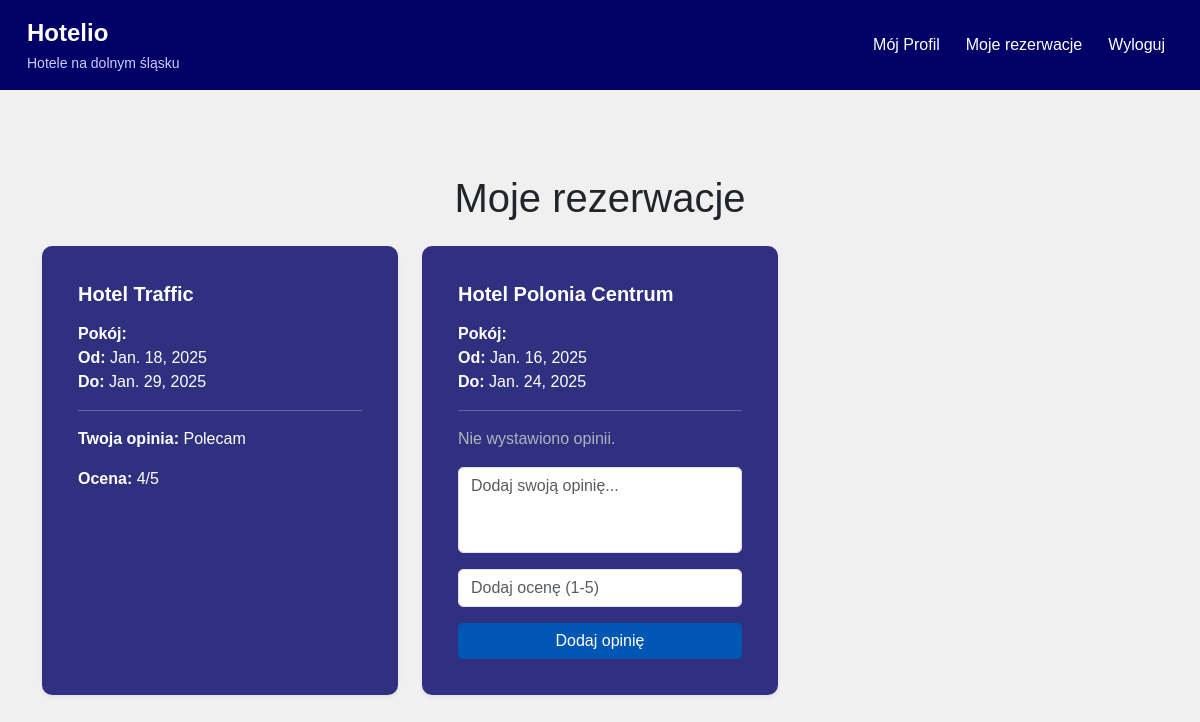
/my-reservations/ (signed in), run on an earlier commit of the app's database.
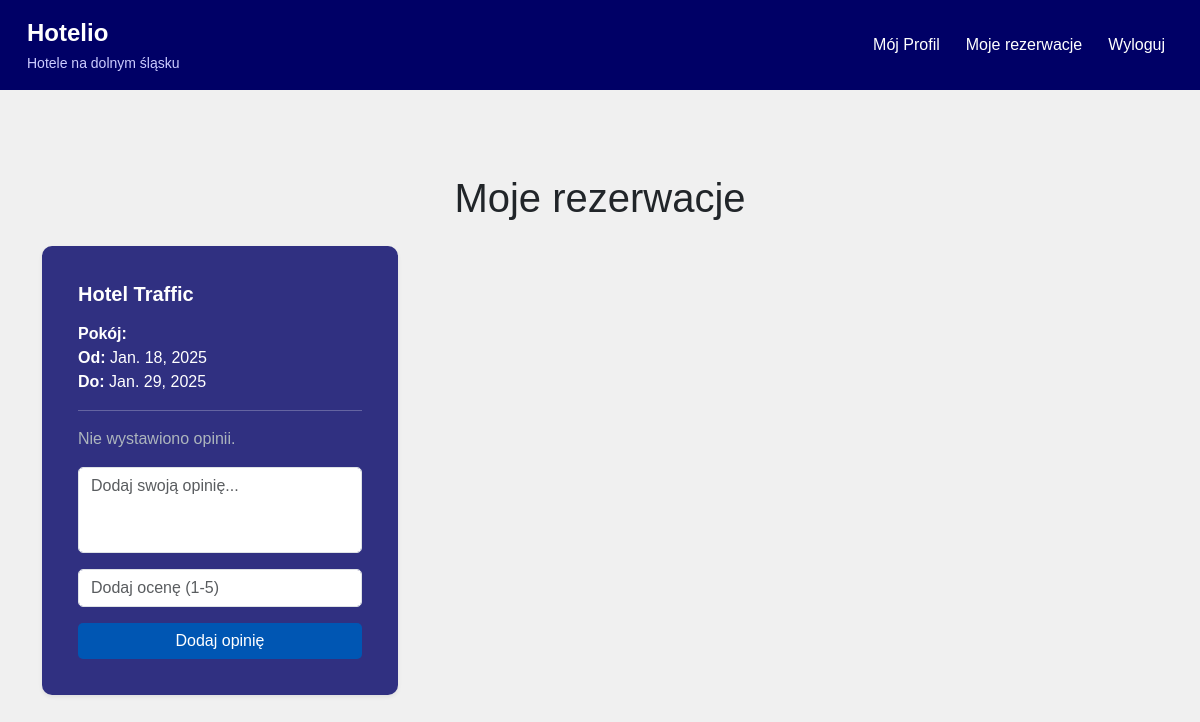
And on a later commit of the database.
### Hotelio/models.py (models this page shows, shortened)
class Reservation(models.Model):
    hotel = models.ForeignKey(Hotel, on_delete=models.CASCADE, related_name='reservations')
    user = models.ForeignKey(User, on_delete=models.CASCADE)
    check_in = models.DateField()
    check_out = models.DateField()
    guests = models.PositiveIntegerField()
    review_text = models.TextField(blank=True, null=True)
    rating = models.IntegerField(blank=True, null=True)

class Hotel(models.Model):
    name = models.CharField(max_length=255)
    description = models.TextField()
    price_per_night = models.DecimalField(max_digits=8, decimal_places=2)
    city = models.CharField(max_length=100, null=True, blank=True)
    image = models.ImageField(upload_to='media/hotel_images', default='media/hotel_images/hotelrelax.jpeg')
    image2 = models.ImageField(upload_to='media/hotel_images', default='media/hotel_images/hotelrelax.jpeg')
    image3 = models.ImageField(upload_to='media/hotel_images', default='media/hotel_images/hotelrelax.jpeg')
    image4 = models.ImageField(upload_to='media/hotel_images', default='media/hotel_images/hotelrelax.jpeg')
    created_at = models.DateTimeField(auto_now_add=True, null=True)
    amenities = models.TextField(default="brak udogodnień")
    rating = models.FloatField(default=0.0)
    address = models.CharField(max_length=255, null=True, blank=True)
    map = models.URLField(blank=True, null=True)
    sale_price = models.DecimalField(max_digits=8, decimal_places=2, null=True, blank=True)
    promo = models.BooleanField(default=False)
    def __str__(self):
        return self.name

### Hotelio/views.py (the view)
# urls.py: path('my-reservations/', views.my_reservations, name='my_reservations'),
@login_required
def my_reservations(request):
    reservations = Reservation.objects.filter(user=request.user)
    if request.method == "POST":
        form = ReviewForm(request.POST)
        if form.is_valid():
            reservation_id = form.cleaned_data['reservation_id']
            review_text = form.cleaned_data['review_text']
            rating = form.cleaned_data['rating']
            reservation = Reservation.objects.get(id=reservation_id, user=request.user)
            reservation.review_text = review_text
            reservation.rating = rating
            reservation.save()
            return redirect('my_reservations')
    else:
        form = ReviewForm()
    context = {
        'reservations': reservations,
        'form': form,
    }
    return render(request, 'hotels/my_reservations.html', context)

### Hotelio/forms.py
class ReviewForm(forms.Form):
    reservation_id = forms.IntegerField(widget=forms.HiddenInput)
    review_text = forms.CharField(
        label="Opinia",
        widget=forms.Textarea(attrs={'class': 'form-control', 'rows': 3}),
        required=True
    )
    rating = forms.IntegerField(
        label="Ocena (1-5)",
        widget=forms.NumberInput(attrs={'class': 'form-control'}),
        min_value=1,
        max_value=5,
        required=True
    )

### Hotelio/templates/hotels/my_reservations.html (shortened to what this page needs)
{% extends 'base.html' %}
{% block content %}
<div class="container mt-5">
    <h1 class="text-center mb-4">Moje rezerwacje</h1>
    <div class="row justify-content-start g-4">
        {% for reservation in reservations %}
        <div class="col-12 col-md-6 col-lg-4">
            <div class="card h-100 border-light shadow-sm" style="border-radius: 10px;">
                <div class="card-body">
                    <h5 class="fw-bold mb-3">{{ reservation.hotel }}</h5>
                    <p class="mb-2">
                        <strong>Pokój:</strong> {{ reservation.room_number }}<br>
                        <strong>Od:</strong> {{ reservation.check_in }}<br>
                        <strong>Do:</strong> {{ reservation.check_out }}
                    </p>
                    <hr>
                    <div class="mb-3">
                        {% if reservation.review_text %}
                            <p><strong>Twoja opinia:</strong> {{ reservation.review_text }}</p>
                            <p><strong>Ocena:</strong> {{ reservation.rating }}/5</p>
                        {% else %}
                            <p class="text" style="color: #adb5bd;">Nie wystawiono opinii.</p>
                        {% endif %}
                    </div>
                    {% if not reservation.review_text %}
                    <form method="post" class="mt-3">
                        <div class="mb-3">
                            <textarea name="review_text" class="form-control" placeholder="Dodaj swoją opinię..." rows="3" style="resize: none; border-radius: 5px;"></textarea>
                        </div>
                        <div class="mb-3">
                            <input name="rating" type="number" class="form-control" min="1" max="5" placeholder="Dodaj ocenę (1-5)" style="border-radius: 5px;">
                        </div>
                        <button type="submit" class="btn btn-primary w-100" style="border-radius: 5px;">Dodaj opinię</button>
                    </form>
                    {% endif %}
                </div>
            </div>
        </div>
        {% endfor %}
    </div>
</div>
{% endblock %}

What changed in the data, as far as the page shows it:
no longer on this page (row edited): Reservation: hotel "Hotel Polonia Centrum", check_in "Jan. 16, 2025", check_out "Jan. 24, 2025", shows "Nie wystawiono opinii."
changed Reservation "Hotel Traffic": review_text "Polecam" → (not shown); rating "4" → (not shown); review_text "Twoja opinia: Ocena: /5" → "Nie wystawiono opinii. Dodaj opinię"
